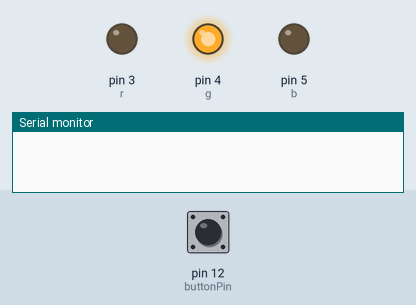
The sketch below on a simulated Arduino Uno, built with avr-gcc and run on an emulated ATmega328P. Parts: output pins drawn as LEDs (lit = HIGH), the last lines printed to the serial monitor. Dashed ring = blinking. Inputs (shaded band) come from the test bench; at power-on: pin 12 (buttonPin) HIGH.

Above: at 1.2 s.
1.3 s: pin 12 (buttonPin) pulled LOW for 0.15 s
At 2.19 s:
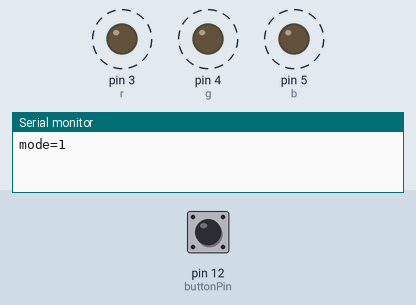
4.4 s: pin 12 (buttonPin) pulled LOW for 0.15 s
7.5 s: pin 12 (buttonPin) pulled LOW for 1 s
At 8.7 s:
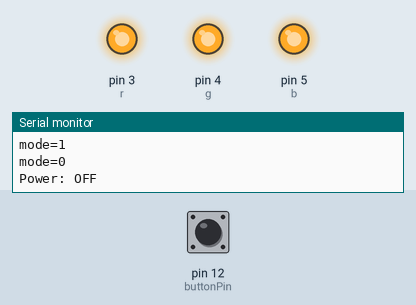
10.0 s: pin 12 (buttonPin) driven LOW
At 12.8 s:
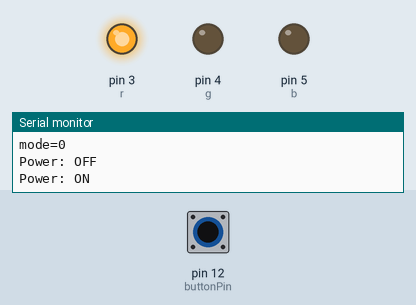
Timing chart, 0 to 13.0 s (numbered marks = the images above; inputs shaded):
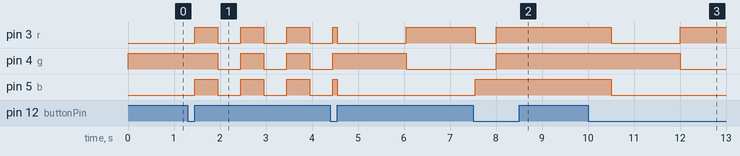

Measured:
- after the input at 7.5 s, pin 4 (g): LOW → HIGH after 0.50 s instead of 1.5 s; pin 5 (b): goes on until 7.6 s, then stays HIGH
- after the input at 10.0 s, pin 3 (r): HIGH → LOW after 0.50 s, → HIGH 1.5 s later; pin 4 (g): HIGH → LOW after 2.0 s; pin 5 (b): HIGH → LOW after 0.50 s

The sketch:

hw3-1.ino
```cpp
const int buttonPin = 12;
const int r = 3;
const int g = 4;
const int b = 5;

int LEDOrder = 0;
unsigned long LEDchangeTimer = 0;
int mode = 0;
bool blinkOn = true;

int lastButtonState = HIGH;
unsigned long buttonPressTime = 0;
unsigned long buttonReleaseTime = 0;
bool isHolding = false;
const unsigned long longPressDuration = 500;

// 🔧 LED總開關
bool isLEDon = true;

// 🔧 把 lastLEDOrder 拉出來成全域變數，方便重設
int lastLEDOrder = -1;

void setup() {
  pinMode(r, OUTPUT);
  pinMode(g, OUTPUT);
  pinMode(b, OUTPUT);
  pinMode(buttonPin, INPUT_PULLUP);
  Serial.begin(4800);
}

void loop() {
  int buttonState = digitalRead(buttonPin);
  unsigned long currentTime = millis();

  // 按下瞬間
  if (buttonState == LOW && lastButtonState == HIGH) {
    buttonPressTime = currentTime;
    isHolding = true;
  }

  // 長按偵測：切換LED電源
  if (buttonState == LOW && (currentTime - buttonPressTime) > longPressDuration && isHolding) {
    isLEDon = !isLEDon;
    Serial.print("Power: ");
    Serial.println(isLEDon ? "ON" : "OFF");

    if (!isLEDon) {
      LEDColor(1, 1, 1);
    }

    isHolding = false;
  }

  // 放開按鈕
  if (buttonState == HIGH && lastButtonState == LOW) {
    buttonReleaseTime = currentTime;
    unsigned long pressDuration = buttonReleaseTime - buttonPressTime;

    if (pressDuration < longPressDuration) {
      if (isLEDon) {
        mode++;
        if (mode > 1) mode = 0;

        Serial.print("mode=");
        Serial.println(mode);

        // 🔧 重置所有與顏色更新有關的狀態
        LEDchangeTimer = currentTime;
        lastLEDOrder = -1;  // ← 這行是關鍵，避免卡色！
      }
    }
  }

  // LED啟動時執行循環
  if (isLEDon) {
    cycle();
  }

  lastButtonState = buttonState;
}

void LEDColor(bool rr, bool gg, bool bb) {
  digitalWrite(r, rr);
  digitalWrite(g, gg);
  digitalWrite(b, bb);
}

void cycle() {
  unsigned long currentTime = millis();

  if (mode == 0) {
    if (currentTime - LEDchangeTimer >= 1500) {
      LEDchangeTimer = currentTime;
      LEDOrder++;
      if (LEDOrder > 2) LEDOrder = 0;
    }

    if (LEDOrder != lastLEDOrder) {
      lastLEDOrder = LEDOrder;
      switch (LEDOrder) {
        case 0: LEDColor(0, 1, 0); break;
        case 1: LEDColor(1, 0, 0); break;
        case 2: LEDColor(0, 0, 1); break;
      }
    }
  }

  else if (mode == 1) {
    if (currentTime - LEDchangeTimer >= 500) {
      blinkOn = !blinkOn;
      LEDchangeTimer = currentTime;
    }
    LEDColor(blinkOn ? 1 : 0, blinkOn ? 1 : 0, blinkOn ? 1 : 0);
  }
}
```
